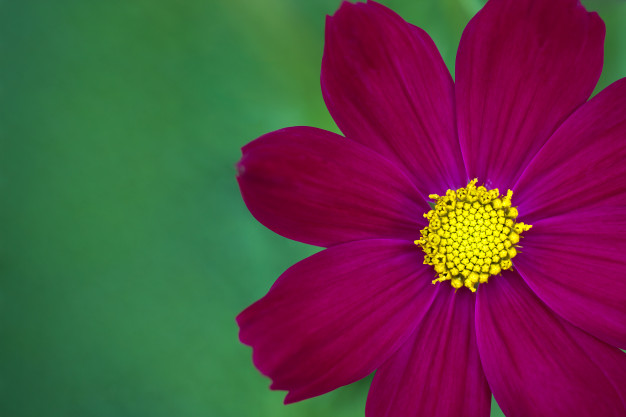
%> input picture Practicas/OpenCV/flor.jpg, 626 x 417 px
$ octave ImagenRGB.m   (GNU Octave 9; MATLAB toolbox functions it lacks are replaced by stand-ins)
%> lines starting %> are read from the running program, lines starting %| are printed output that depends on the picture; in (x1, y1, x2, y2) boxes, pixels count from 0 and x2, y2 are one past the last pixel; in counts of white or black regions, pixels touching at a corner belong together; the program's own positions count from 1
clear all;
clc;
warning off;

%pkg load image

I=imread('C:\Users\fubs9\Downloads\flor.jpg');
%> I is the input picture: size 417x626x3 uint8; mean R, G, B 94.7, 64.5, 68.5
I2=rgb2gray(I); %hist(I2);xlabel('Nivel de intensidad');ylabel('Frecuencia');
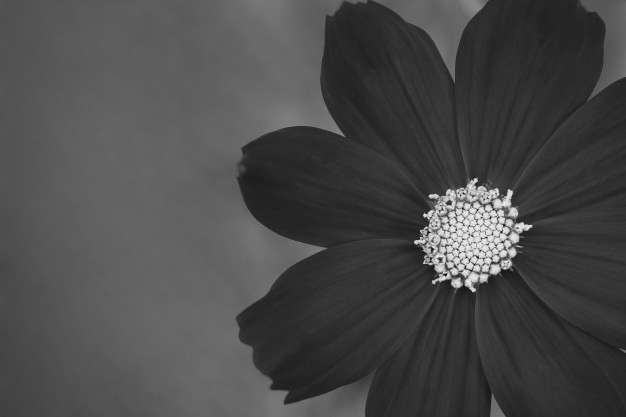
%> I2: size 417x626 uint8; min 13, max 238, mean 74
imwrite(I2, 'C:\Users\fubs9\Downloads\florgris.jpg')
I3=im2double(I2); %bw = im2bw (I3, "moments");
bw = im2bw (I2, 0.2);
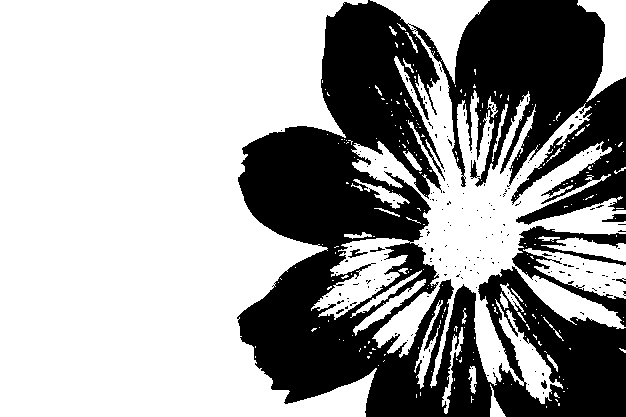
%> bw: size 417x626 logical; 64% white; 189 black regions (180 under 20 px), largest, box (x1, y1, x2, y2) and area: (237, 0, 626, 417) 89987, (512, 226, 626, 327) 2944, (602, 214, 626, 222) 128
%imshow(bw), title('Imagen binarizada para umbral=50') %I4=im2bw(I3); %imshow(I)
imwrite(bw, 'C:\Users\fubs9\Downloads\florbinarizada.jpg')

Ir=I(:,:,1);
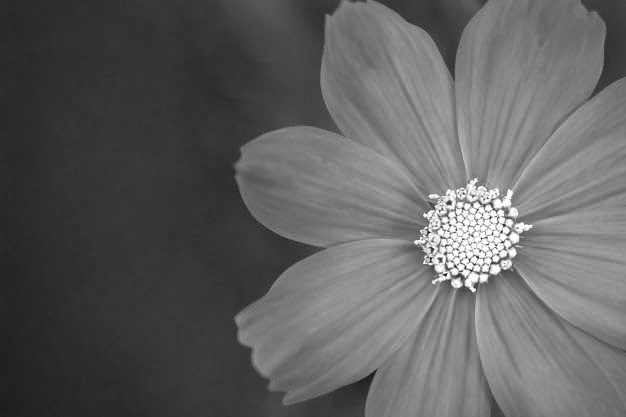
%> Ir: size 417x626 uint8; min 15, max 255, mean 94.7
Ig=I(:,:,2);
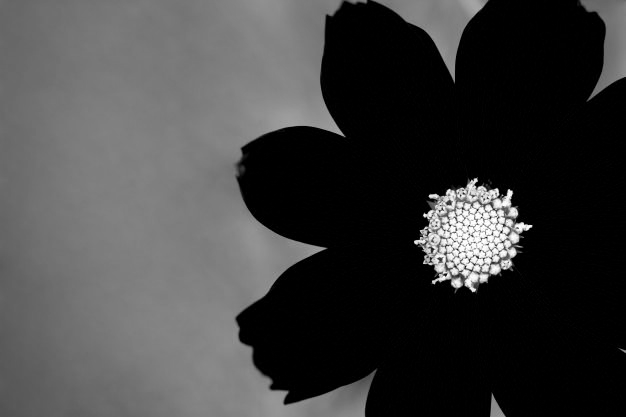
%> Ig: size 417x626 uint8; min 0, max 255, mean 64.5
Ib=I(:,:,3);
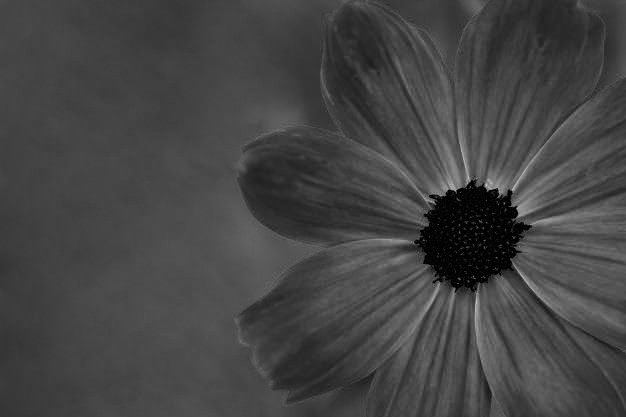
%> Ib: size 417x626 uint8; min 0, max 198, mean 68.5

imwrite(I2-Ib-Ig, 'C:\Users\fubs9\Downloads\florverde.jpg')
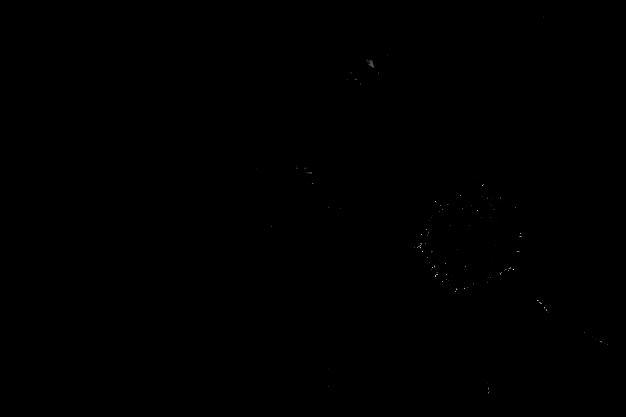
%> saved as florverde.jpg: size 417x626 uint8; min 0, max 13, mean 0.00311; drawn with min black and max white
imwrite(I-Ib-Ir, 'C:\Users\fubs9\Downloads\florroja.jpg')
imwrite(I-Ir-Ig, 'C:\Users\fubs9\Downloads\florazul.jpg')
